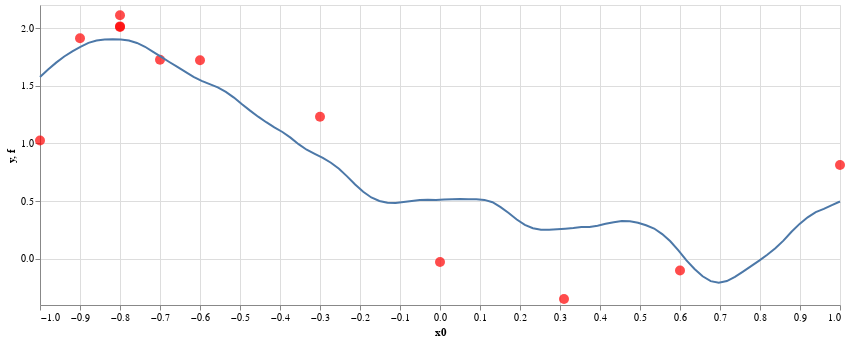

Source (notebook cell):
### Markdown cell above
Now go back and choose another point at which to evaluate the black box function.

If you have finished evaluating the function at different points and you are confident where the maximum is, you can make a guess before executing the cells below. The cell below shows the function as a line and the noisy data we received as evaluations of it:

### Code cell
f1 = blackbox1.sample_f(100)
chart1f = (
    alt.Chart(f1)
    .mark_line()
    .encode(x='x0', y='f'))
chart1y = blackbox1.plot_xy()
chart1 = alt.layer(chart1y, chart1f)
chart1.properties(width=800, height=300)

### Figure 1 — Vega-Lite specification as saved in the notebook (floating-point values rounded to 4 significant figures)
{"config": {"view": {"continuousWidth": 400, "continuousHeight": 300}}, "layer": [{"data": {"name": "data-22f7dd97e8a8cf3be34e6c7960cb769b"}, "mark": {"type": "circle", "color": "red", "size": 100}, "encoding": {"x": {"type": "quantitative", "field": "x0", "scale": {"domain": [-1, 1]}}, "y": {"type": "quantitative", "field": "y"}}}, {"data": {"name": "data-8ba78d67bb51d9f8219df3c16699292d"}, "mark": "line", "encoding": {"x": {"type": "quantitative", "field": "x0"}, "y": {"type": "quantitative", "field": "f"}}}], "height": 300, "width": 800, "$schema": "https://vega.github.io/schema/vega-lite/v4.8.1.json", "datasets": {"data-22f7dd97e8a8cf3be34e6c7960cb769b": [{"x0": 0.0, "y": -0.02801}, {"x0": -0.6, "y": 1.721}, {"x0": 0.6, "y": -0.1012}, {"x0": -0.7, "y": 1.725}, {"x0": 1.0, "y": 0.8134}, {"x0": -1.0, "y": 1.025}, {"x0": -0.3, "y": 1.231}, {"x0": 0.31, "y": -0.3479}, {"x0": -0.8, "y": 2.009}, {"x0": -0.9, "y": 1.912}, {"x0": -0.8, "y": 2.111}, {"x0": -0.8, "y": 2.015}], "data-8ba78d67bb51d9f8219df3c16699292d": [{"x0": -1.0, "f": 1.577}, {"x0": -0.9798, "f": 1.641}, {"x0": -0.9596, "f": 1.701}, {"x0": -0.9394, "f": 1.754}, {"x0": -0.9192, "f": 1.799}, {"x0": -0.899, "f": 1.838}, {"x0": -0.8788, "f": 1.872}, {"x0": -0.8586, "f": 1.892}, {"x0": -0.8384, "f": 1.901}, {"x0": -0.8182, "f": 1.904}, {"x0": -0.798, "f": 1.901}, {"x0": -0.7778, "f": 1.892}, {"x0": -0.7576, "f": 1.871}, {"x0": -0.7374, "f": 1.838}, {"x0": -0.7172, "f": 1.794}, {"x0": -0.697, "f": 1.75}, {"x0": -0.6768, "f": 1.706}, {"x0": -0.6566, "f": 1.663}, {"x0": -0.6364, "f": 1.62}, {"x0": -0.6162, "f": 1.578}, {"x0": -0.596, "f": 1.543}, {"x0": -0.5758, "f": 1.515}, {"x0": -0.5556, "f": 1.486}, {"x0": -0.5354, "f": 1.447}, {"x0": -0.5152, "f": 1.398}, {"x0": -0.4949, "f": 1.34}, {"x0": -0.4747, "f": 1.284}, {"x0": -0.4545, "f": 1.232}, {"x0": -0.4343, "f": 1.184}, {"x0": -0.4141, "f": 1.139}, {"x0": -0.3939, "f": 1.099}, {"x0": -0.3737, "f": 1.05}, {"x0": -0.3535, "f": 0.994}, {"x0": -0.3333, "f": 0.9457}, {"x0": -0.3131, "f": 0.9102}, {"x0": -0.2929, "f": 0.8747}, {"x0": -0.2727, "f": 0.8328}, {"x0": -0.2525, "f": 0.7806}, {"x0": -0.2323, "f": 0.7148}, {"x0": -0.2121, "f": 0.6438}, {"x0": -0.1919, "f": 0.5819}, {"x0": -0.1717, "f": 0.5317}, {"x0": -0.1515, "f": 0.5018}, {"x0": -0.1313, "f": 0.4856}, {"x0": -0.1111, "f": 0.4838}, {"x0": -0.09091, "f": 0.4919}, {"x0": -0.07071, "f": 0.5011}, {"x0": -0.05051, "f": 0.5098}, {"x0": -0.0303, "f": 0.5131}, {"x0": -0.0101, "f": 0.5103}, {"x0": 0.0101, "f": 0.5139}, {"x0": 0.0303, "f": 0.5169}, {"x0": 0.05051, "f": 0.5191}, {"x0": 0.07071, "f": 0.5169}, {"x0": 0.09091, "f": 0.5157}, {"x0": 0.1111, "f": 0.511}, {"x0": 0.1313, "f": 0.4904}, {"x0": 0.1515, "f": 0.4478}, {"x0": 0.1717, "f": 0.3976}, {"x0": 0.1919, "f": 0.3412}, {"x0": 0.2121, "f": 0.2944}, {"x0": 0.2323, "f": 0.2658}, {"x0": 0.2525, "f": 0.252}, {"x0": 0.2727, "f": 0.2523}, {"x0": 0.2929, "f": 0.2575}, {"x0": 0.3131, "f": 0.2618}, {"x0": 0.3333, "f": 0.2668}, {"x0": 0.3535, "f": 0.275}, {"x0": 0.3737, "f": 0.2764}, {"x0": 0.3939, "f": 0.2873}, {"x0": 0.4141, "f": 0.3035}, {"x0": 0.4343, "f": 0.3178}, {"x0": 0.4545, "f": 0.3279}, {"x0": 0.4747, "f": 0.3257}, {"x0": 0.4949, "f": 0.3132}, {"x0": 0.5152, "f": 0.2907}, {"x0": 0.5354, "f": 0.2628}, {"x0": 0.5556, "f": 0.2148}, {"x0": 0.5758, "f": 0.1525}, {"x0": 0.596, "f": 0.07343}, {"x0": 0.6162, "f": -0.01405}, {"x0": 0.6364, "f": -0.08841}, {"x0": 0.6566, "f": -0.1513}, {"x0": 0.6768, "f": -0.1933}, {"x0": 0.697, "f": -0.2072}, {"x0": 0.7172, "f": -0.1923}, {"x0": 0.7374, "f": -0.1565}, {"x0": 0.7576, "f": -0.1108}, {"x0": 0.7778, "f": -0.06338}, {"x0": 0.798, "f": -0.01579}, {"x0": 0.8182, "f": 0.03542}, {"x0": 0.8384, "f": 0.09105}, {"x0": 0.8586, "f": 0.1576}, {"x0": 0.8788, "f": 0.2345}, {"x0": 0.899, "f": 0.3029}, {"x0": 0.9192, "f": 0.36}, {"x0": 0.9394, "f": 0.4045}, {"x0": 0.9596, "f": 0.4336}, {"x0": 0.9798, "f": 0.4654}, {"x0": 1.0, "f": 0.4968}]}}
